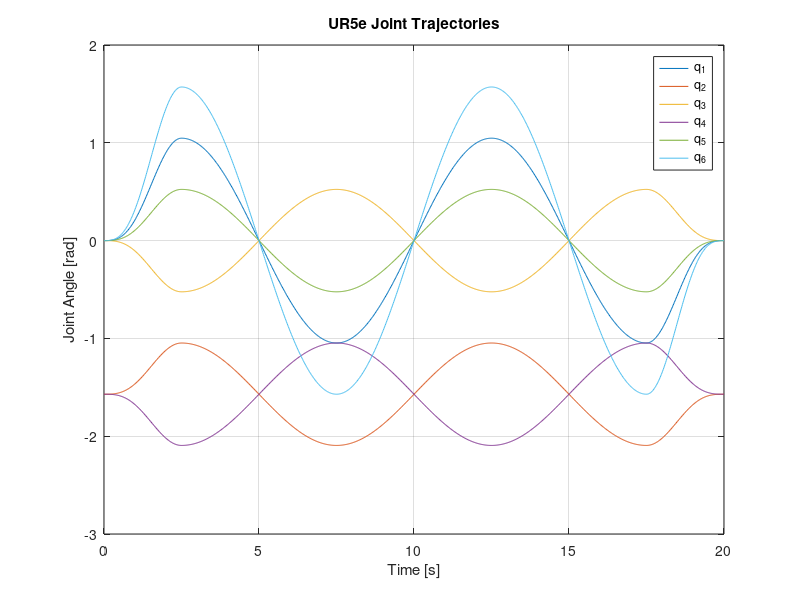

This chart was generated by the following MATLAB code: (Note: this script raises an error after producing the figure.)
%{
*******************************************************************************
Project: system-id ur5e
File: joint_traj_gen.m
Author: Hamid Manouchehri
Email: hmanouch@buffalo.edu
Date: July 25, 2025

Description:
Script for generating trajectory for ur5e.

License:
This script is licensed under the MIT License.
You may obtain a copy of the License at
    https://opensource.org/licenses/MIT

SPDX-License-Identifier: MIT

Disclaimer:
This software is provided "as is", without warranty of any kind, express or
implied, including but not limited to the warranties of merchantability,
fitness for a particular purpose, and noninfringement. In no event shall the
authors be liable for any claim, damages, or other liability, whether in an
action of contract, tort, or otherwise, arising from, out of, or in connection
with the software or the use or other dealings in the software.

*******************************************************************************
%}
clc; clear; close all;

folder   = '../data/traj/';
filename = 'ur5e_smooth_random_joint_traj_v1_test.csv'; % any name you like, TODO

T = 20;                % total duration, TODO
Ns = 1000;
nJ = 6;
t = linspace(0, T, Ns);
freq = 0.1;            % base sine frequency

q_offset = [0, -pi/2, 0, -pi/2, 0., 0.];
A = [60, 30., -30., -30., 30., 90.];  % Amplitudes (deg), TODO
A = deg2rad(A);
freqs = [0.1, 0.1, 0.1, 0.1, .1, 0.1];  % Hz, TODO


% smooth ramp (Hann window) for start/stop
rampTime = 2.5;          % duration of ramp up/down in sec, TODO
ramp = ones(size(t));
idxUp = t < rampTime;
ramp(idxUp) = 0.5 * (1 - cos(pi * t(idxUp) / rampTime));
idxDown = t > (T - rampTime);
ramp(idxDown) = 0.5 * (1 - cos(pi * (T - t(idxDown)) / rampTime));
% ramp = 1;  % uncomment for no smoothening.

% final trajectory
q = zeros(nJ, Ns);
q(1,:) = A(1) * sin(2*pi*freqs(1)*t) .* ramp + q_offset(1);
q(2,:) = A(2) * sin(2*pi*freqs(2)*t) .* ramp + q_offset(2);
q(3,:) = A(3) * sin(2*pi*freqs(3)*t) .* ramp + q_offset(3);
q(4,:) = A(4) * sin(2*pi*freqs(4)*t) .* ramp + q_offset(4);
q(5,:) = A(5) * sin(2*pi*freqs(5)*t) .* ramp + q_offset(5);
q(6,:) = A(6) * sin(2*pi*freqs(6)*t) .* ramp + q_offset(6);

figure;
plot(t, q');   % plot each joint (degrees for readability)
grid on;
xlabel('Time [s]');
ylabel('Joint Angle [rad]');
title('UR5e Joint Trajectories');
legend('q_1','q_2','q_3','q_4','q_5','q_6','Location','best');


traj = [t', q'];

if ~exist(folder, 'dir')
    mkdir(folder);
end
csvPath = fullfile(folder, filename);

% 3) Write header + data
hdr = {'time','q1','q2','q3','q4','q5','q6'};

fid = fopen(csvPath,'w');
fprintf(fid, '%s,', hdr{1:end-1});
fprintf(fid, '%s\n', hdr{end});   % newline after last header
fclose(fid);

% Append numeric data (comma-separated, 6 decimals)
writematrix(traj, csvPath, 'WriteMode','append');

fprintf('Saved trajectory to:  %s\n', csvPath);